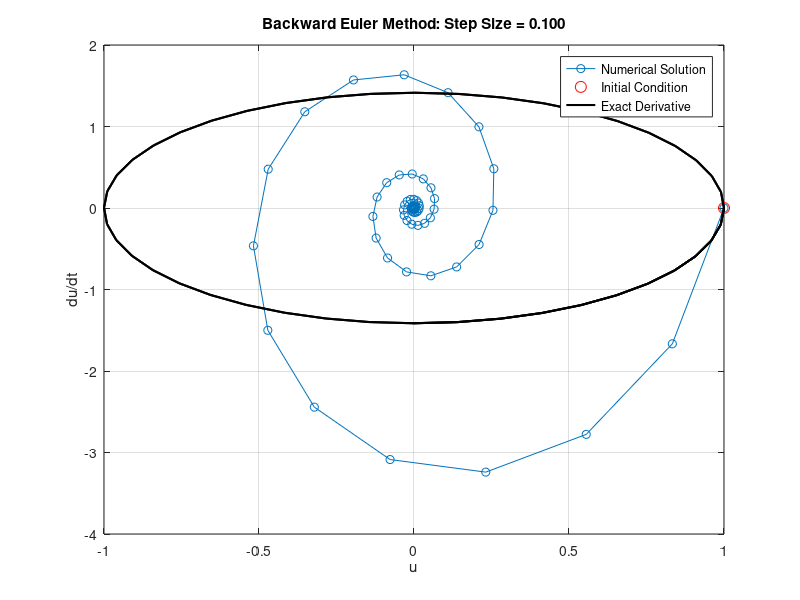
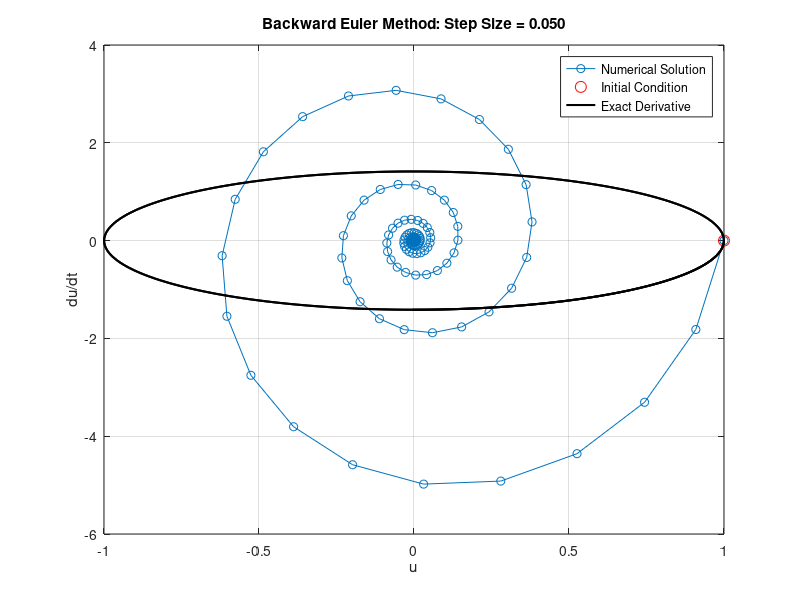
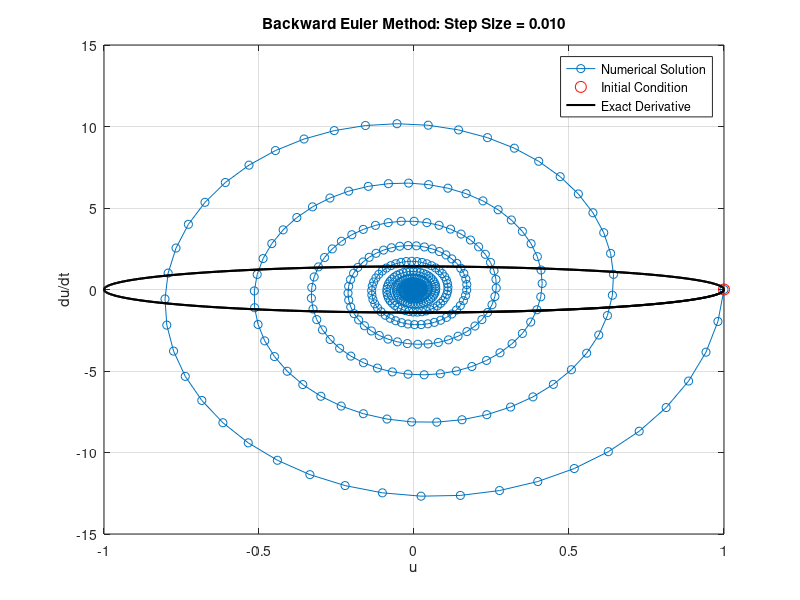
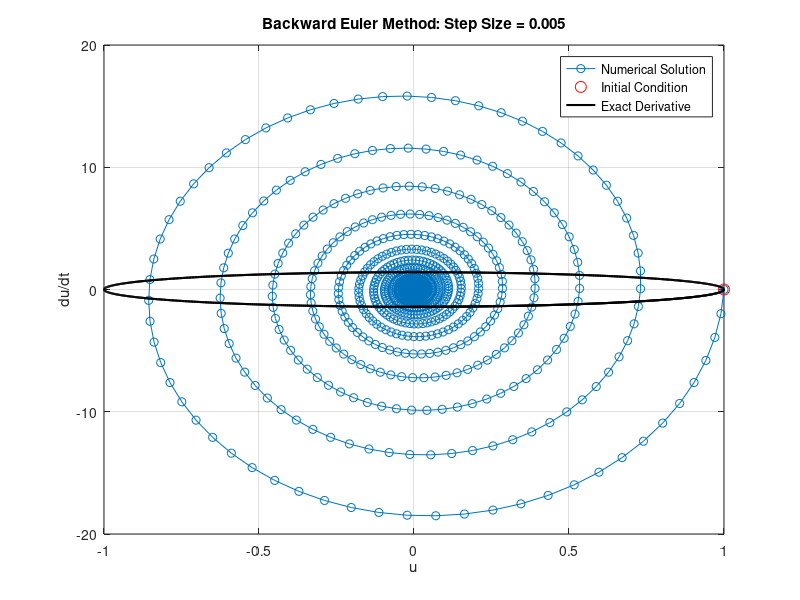

The MATLAB script that drew these images, in order:
% Backward Euler Method for the given ODE
clc;
close all;
clear;

% Define parameters
t0 = 0;
t_final = 10;
u0 = 1;
du_dt_0 = 0;

% Define step sizes
step_sizes = [0.1, 0.05, 0.01, 0.005];

% Initialize GTE_values to store errors
GTE_values = zeros(size(step_sizes));

% Initialize array to store slopes
slopes = zeros(size(step_sizes));

% Loop over different step sizes
for i = 1:length(step_sizes)
    h = step_sizes(i);
    num_steps = (t_final - t0) / h;

    % Run Backward Euler simulation
    t_numerical = linspace(t0, t_final, num_steps); % Adjusted to num_steps + 1
    u_numerical = zeros(size(t_numerical));
    du_dt_numerical = zeros(size(t_numerical));

    % Set initial conditions
    u_numerical(1) = u0;
    du_dt_numerical(1) = du_dt_0;

    % Backward Euler method
    for j = 2:num_steps % Adjusted loop bounds
        u_numerical(j) = (u_numerical(j - 1) + h * du_dt_numerical(j - 1)) / (1 + 2 * h);
        du_dt_numerical(j) = (u_numerical(j) - u_numerical(j - 1)) / h;
    end

    % Analytical solution for the corresponding time points
    t_analytical = linspace(t0, t_final, num_steps); % Adjusted to num_steps + 1
    u_analytical = cos(sqrt(2) * t_analytical);
    du_dt_exact = -sqrt(2) * sin(sqrt(2) * t_analytical);

    % Calculate Global Truncation Error (GTE) at the last solution point
    GTE_values(i) = abs(u_numerical(end) - u_analytical(end));

    % Plot du/dt versus u
    figure;
    plot(u_numerical, du_dt_numerical, '-o');
    hold on;
    plot(u0, du_dt_0, 'ro', 'MarkerSize', 8);
    plot(u_analytical, du_dt_exact, 'k-', 'LineWidth', 1.5); % Plot exact derivative
    title(sprintf('Backward Euler Method: Step Size = %0.3f', h));
    xlabel('u');
    ylabel('du/dt');
    legend('Numerical Solution', 'Initial Condition', 'Exact Derivative');
    grid on;
    hold off;

    % Calculate and store slope for log-log plot
    slopes(i) = log(GTE_values(i)) / log(h);
end

% Plot log-log plot of GTE versus step size
figure;
loglog(step_sizes, GTE_values, '-o');
title('Global Truncation Error vs Step Size');
xlabel('Step Size (dt)');
ylabel('Global Truncation Error (GTE)');
grid on;

% Display slopes
disp('Slopes for log-log plot:');
disp(slopes);
